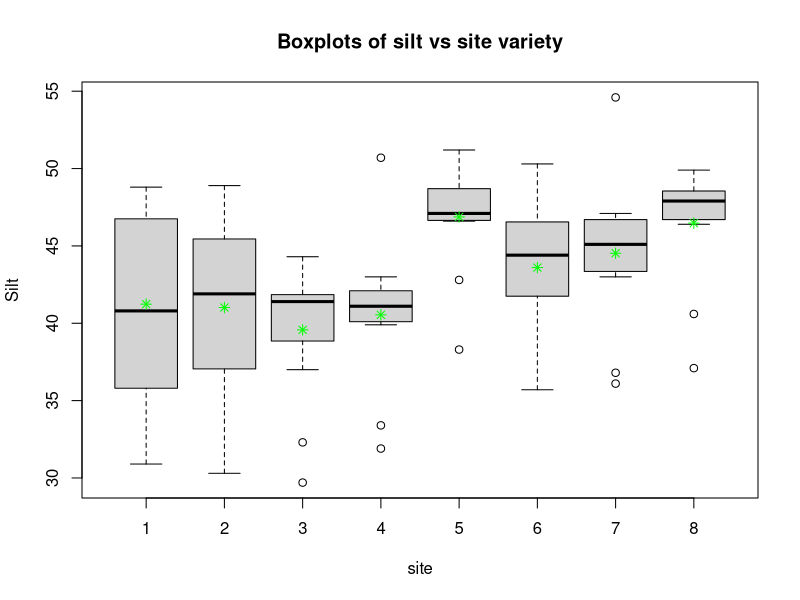

The R script that drew this image:
## ---- chunk 1
soilData <- read.csv("SiltDataset.csv")

#ANOVA test
siteFactor <- factor(soilData$site)
analysis <- aov(soilData$silt ~ siteFactor)
summary(analysis)

## ---- chunk 2
boxplot(soilData$silt~siteFactor,xlab="site",
        ylab="Silt",
        main="Boxplots of silt vs site variety")
means <- tapply(soilData$silt, siteFactor, mean)
points( means, pch=8, col="green")
